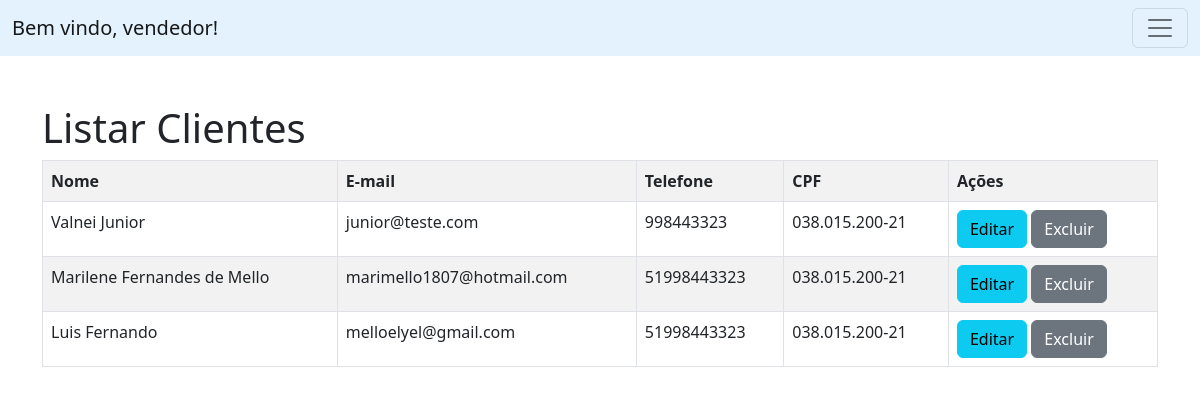
The app's page /comercial.php?page=listar-clientes (signed in) with its own data.
### tables this page shows
CREATE TABLE IF NOT EXISTS `clientes` (
`id` int(11) NOT NULL,
  `nome` varchar(255) NOT NULL,
  `email` varchar(255) NOT NULL,
  `telefone` varchar(14) NOT NULL,
  `cpf` varchar(14) NOT NULL,
  `numero_compras` int(11) DEFAULT NULL
);

### listar-clientes.php (the view)
<h1>Listar Clientes</h1>
<?php
    $sql = "SELECT * FROM clientes";
    $res = $mysqli->query($sql);
    $quantidade = $res->num_rows;
    if($quantidade > 0){
        echo "<table class='table table-hover table-striped table-bordered'>";
        echo "<tr>";
            echo "<th>Nome</th>";
            echo "<th>E-mail</th>";
            echo "<th>Telefone</th>";
            echo "<th>CPF</th>";
            echo "<th>Ações</th>";
        echo "</tr>";
        while($row = $res->fetch_object()){
            echo "<tr>";
            echo "<td>".$row->nome."</td>";
            echo "<td>".$row->email."</td>";
            echo "<td>".$row->telefone."</td>";
            echo "<td>".$row->cpf."</td>";
            echo "<td>
                <button onclick=\"location.href='?page=editar-cliente&id=".$row->id."';\"  class='btn btn-info'>Editar</button>
                <button onclick = \"if(confirm('Tem certeza que deseja excluir?')){location.href=
                    '?page=salvar-cliente&acao=excluir-cliente&id=".$row->id."';}else{false;}\"
                    class='btn btn-secondary'>Excluir</button>
                </td>";
            echo "</tr>";
        }
        echo "</table>";
    }else{
         echo "<p class='alert alert-danger'>Não encontrou resultados</p>";
    }
?>

### records on screen
clientes: nome "Valnei Junior", email "junior@teste.com", telefone "998443323", cpf "038.015.200-21"
clientes: nome "Marilene Fernandes de Mello", email "marimello1807@hotmail.com", telefone "51998443323", cpf "038.015.200-21"
clientes: nome "Luis Fernando", email "melloelyel@gmail.com", telefone "51998443323", cpf "038.015.200-21"
